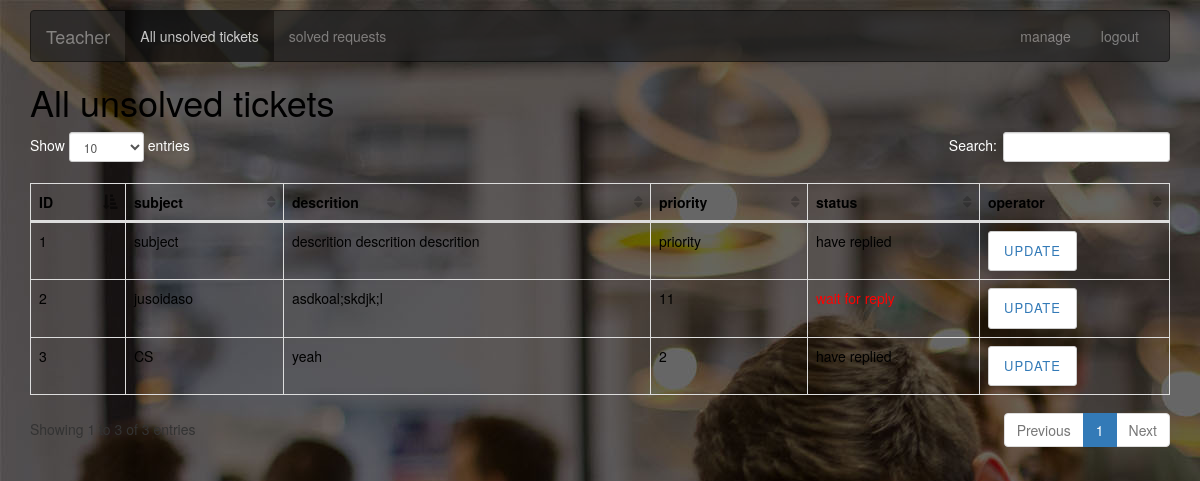
Screenshot of /teacher (signed in) with the database file from the repository.
### accounts/models.py (models this page shows, shortened)
class UserProfile(AbstractUser):
    mpassword = models.CharField(verbose_name='password', blank=True, null=True, max_length=200, default="")
    email = models.CharField(verbose_name='email', blank=True, null=True, max_length=200, default="")
    is_teacher = models.BooleanField(verbose_name='is teacher?', default=False)
    have_active = models.BooleanField(verbose_name='is active?', default=False)
    class Meta:
        ordering = ['-id']
        verbose_name = 'user manage'
        verbose_name_plural = verbose_name

### smart/models.py (models this page shows, shortened)
class MainRequest(models.Model):
    subject = models.CharField(verbose_name='subject', blank=True, null=True, max_length=200, default="")
    descrition = models.CharField(verbose_name='descrition', blank=True, null=True, max_length=5200, default="")
    priority = models.CharField(verbose_name='priority', blank=True, null=True, max_length=200, default="")
    user = models.ForeignKey(UserProfile, verbose_name="user", on_delete=models.CASCADE, related_name="main")
    reply_user = models.ForeignKey(UserProfile, verbose_name="reply_user", on_delete=models.CASCADE, related_name="reply", blank=True, null=True)
    reply_content = models.CharField(verbose_name='reply_content', blank=True, null=True, max_length=200, default="")
    class Meta:
        ordering = ['-id']
        verbose_name = 'MainRequest'
        verbose_name_plural = verbose_name

### smart/views.py (the view)
# urls.py: url(r"^teacher$", teacher, name="teacher"),
@login_required
def teacher(request):
    try:
        user = request.user
        all_my_request = MainRequest.objects.filter().order_by("id")
    except Exception as e:
        print(e)
    return render(request, "adminmyrequests.html", locals())

### templates/adminmyrequests.html (shortened to what this page needs)
<!DOCTYPE html>
<html>
<head>
	<link rel="stylesheet" type="text/css" href="/static/css/main.css">
	<link rel="stylesheet" type="text/css"
		href="https://maxcdn.bootstrapcdn.com/font-awesome/4.7.0/css/font-awesome.min.css">
	<link rel="stylesheet" href="/static/css/bootstrap.min.css" />
</head>
<body style="background: url('/static/img/bg2.jpg');">
	<div class="container">
		<nav class="navbar navbar-inverse" style="margin-top: 10px;opacity:0.7">
		  <div class="container-fluid">
			  <div class="navbar-header">
				  <a class="navbar-brand" href="/teacher">Teacher</a>
				</div>
			<div class="collapse navbar-collapse" id="bs-example-navbar-collapse-1">
				<ul class="nav navbar-nav">
				<li class="active"><a href="/teacher">All unsolved tickets <span class="sr-only">(current)</span></a></li>
				<li><a href="/solved">solved requests</a></li>
			  </ul>
			  <ul class="nav navbar-nav navbar-right">
				<li><a href="/teacher">{{ request.user.username }}</a></li>
				<li><a href="/accounts/logout">logout</a></li>
			  </ul>
			</div>
		  </div>
		</nav>
		<h1>All unsolved tickets</h1>
		<table class="table table-hover table-bordered" id="sampleTable">
			<thead>
				<tr>
					<th>ID</th>
					<th>subject</th>
					<th>descrition</th>
					<th>priority</th>
					<th>status</th>
					<th>operator</th>
				</tr>
			</thead>
			<tbody>
            {% for req in all_my_request %}
                <tr>
					<td>{{ req.id }}</td>
					<td>{{ req.subject }}</td>
					<td>{{ req.descrition }}</td>
					<td>{{ req.priority }}</td>
                    {% if req.reply_content %}
                        <td>have replied</td>
                    {% else %}
                        <td style="color: red">wait for reply</td>
                    {% endif %}
					<td><button type="submit" class="btn btn-default" style="text-align: right;"><a
								href="/admin_detail?rid={{ req.id }}">update</a></button></td>
				</tr>
            {% endfor %}
			</tbody>
		</table>
	</div>
</body>
</html>

### templates/adminmyrequests.html (style rules this page uses)
h1 { color: #000; }
table thead tr th { color: #000; }
table tbody tr td { color: #000; }

### rows the page displays
UserProfile: user.username "manage"
MainRequest: id "1", subject "subject", descrition "descrition descrition descrition", priority "priority", reply_content "have replied"
MainRequest: id "2", subject "jusoidaso", descrition "asdkoal;skdjk;l", priority "11", reply_content "wait for reply"
MainRequest: id "3", subject "CS", descrition "yeah", priority "2", reply_content "have replied"
